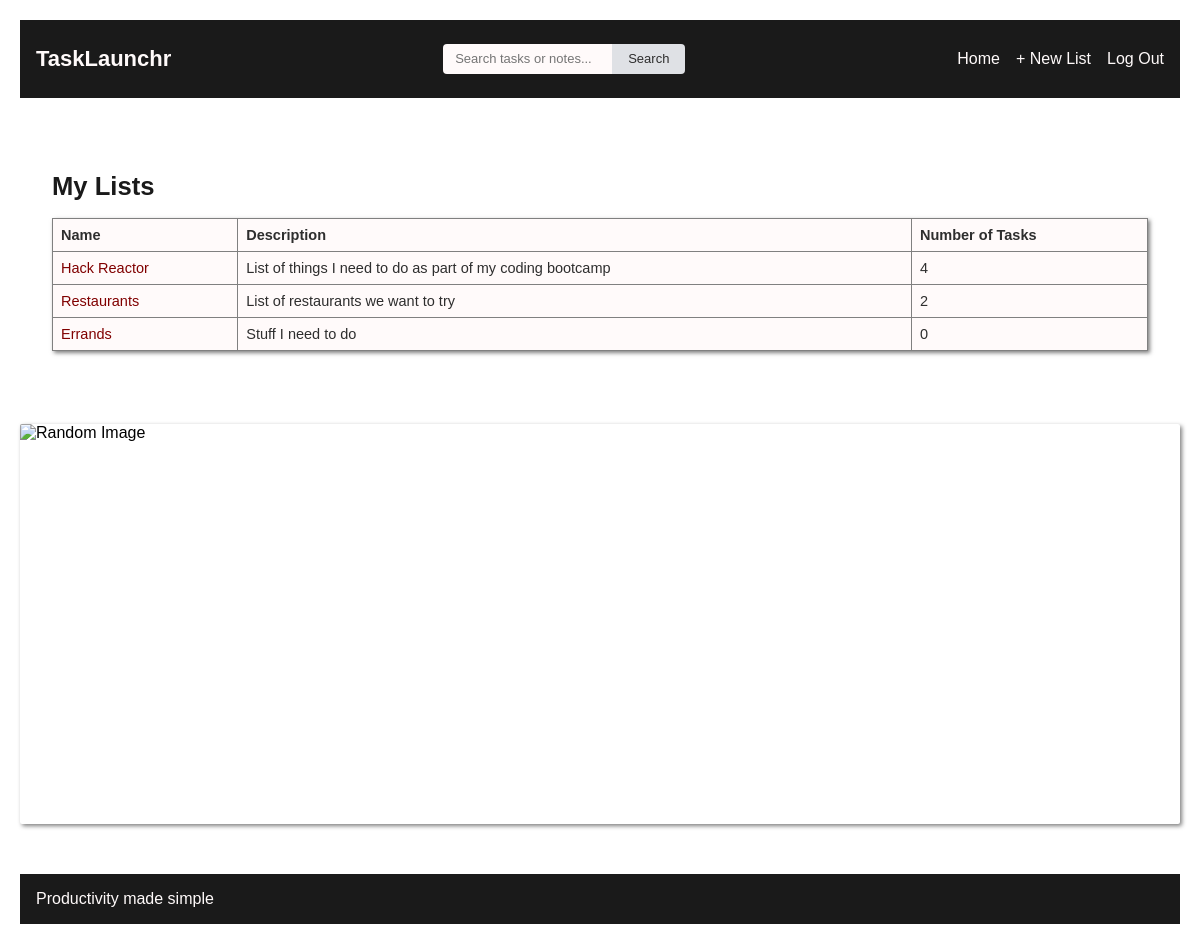
The app's page /todos/ (signed in), older data.
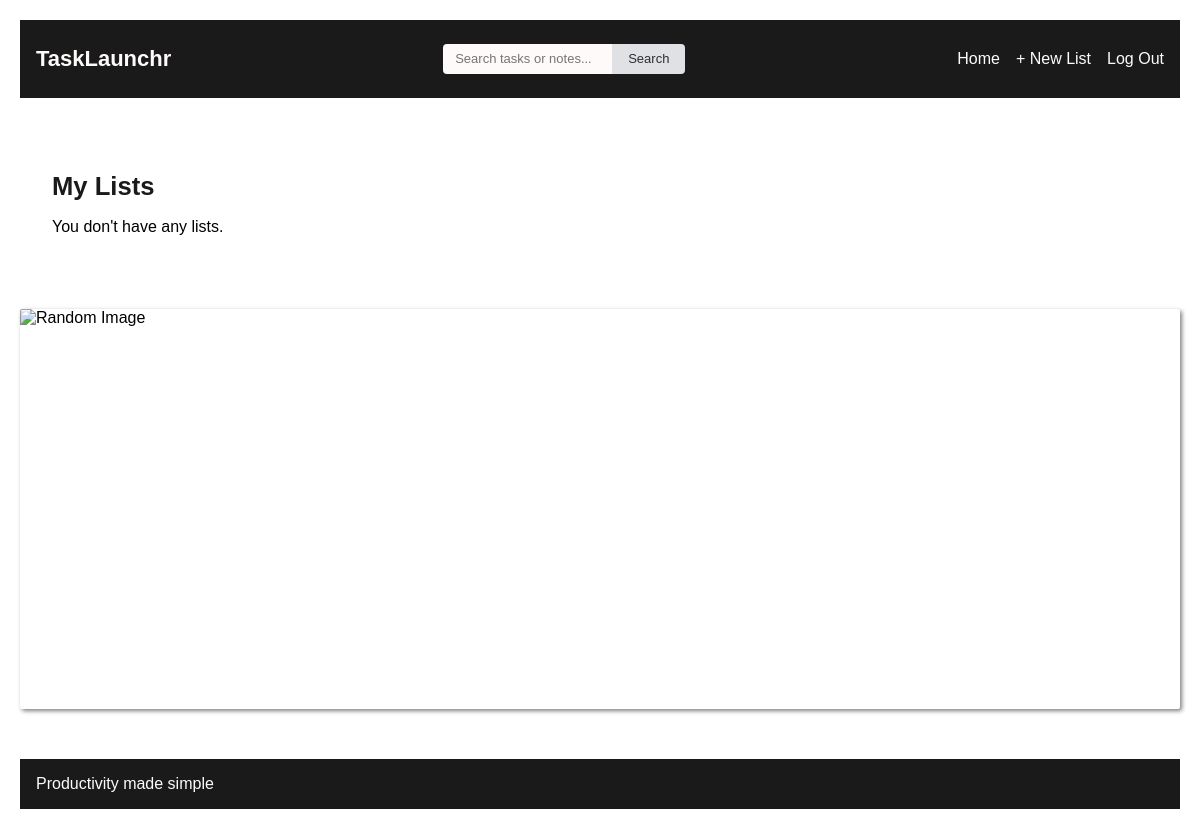
The same page, newer data.
### todos/models.py (models this page shows, shortened)
class TodoList(models.Model):
    name = models.CharField(max_length=255)
    description = models.TextField(blank=True, null=True)
    created_on = models.DateTimeField(auto_now_add=True)
    user = models.ForeignKey(
        User,
        related_name="todoslists",
        on_delete=models.CASCADE,
    )

### todos/views.py (the view)
# urls.py: path("", todo_list_list, name="todo_list_list"),
@login_required
def todo_list_list(request: HttpRequest) -> HttpResponse:
    todos = TodoList.objects.filter(user=request.user)
    return render(request, "todos/list.html", {"todo_list_list": todos})

### todos/templates/todos/list.html (shortened to what this page needs)
{% extends "base.html" %}
{% block content %}
    <main>
        <div>
            <h1>My Lists</h1>
            {% if todo_list_list %}
                <table>
                    <thead>
                        <tr>
                            <th>Name</th>
                            <th>Description</th>
                            <th>Number of Tasks</th>
                        </tr>
                    </thead>
                    <tbody>
                        {% for list in todo_list_list %}
                            <tr>
                                <td>
                                    <a class="table-link" href="{% url 'todo_list_detail' list.id %}">{{ list.name }}</a>
                                </td>
                                <td>{{ list.description }}</td>
                                <td>{{ list.items.count }}</td>
                            </tr>
                        {% endfor %}
                    </tbody>
                </table>
            {% else %}
                <p>You don't have any lists.</p>
            {% endif %}
        </div>
    </main>
{% endblock content %}

Row changes from the older to the newer data that the page shows:
removed TodoList: name "Hack Reactor", description "List of things I need to do as part of my coding bootcamp", items.count "4"
removed TodoList: name "Restaurants", description "List of restaurants we want to try", items.count "2"
removed TodoList: name "Errands", description "Stuff I need to do", items.count "0"
Text that changed along with them:
text no longer shown: "Name Description Number of Tasks"
text now shown: "You don't have any lists."
